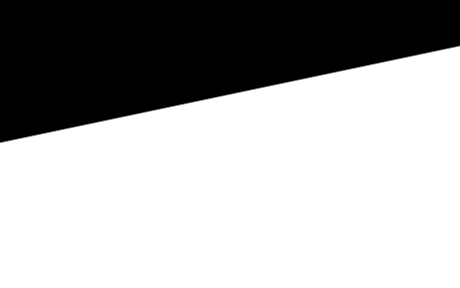
#> input picture assignment3/images/oneline.png, 460 x 288 px
$ python exercise3.py
#> lines starting #> are read from the running program, lines starting #| are printed output that depends on the picture; after the words box and inside, x2 and y2 are one past the last pixel; in counts of white or black regions, pixels touching at a corner belong together
from a3_utils import *
import numpy as np
import cv2
from matplotlib import pyplot as plt
import math


def gauss(sigma):
    gauss_kernel = []
    for x in range(math.floor(- 3 * sigma), math.ceil(3 * sigma) + 1):
        result_x = (1 / (math.sqrt(2 * math.pi) * sigma)) * \
            math.exp(-((x ** 2) / (2 * (sigma ** 2))))
        gauss_kernel.append(result_x)
    return np.array(gauss_kernel) / sum(gauss_kernel)

def gaussdx(sigma):
    gaussdx_kernel = []
    for x in range(math.floor(- 3 * sigma), math.ceil(3 * sigma) + 1):
        result_x = (-1 / (math.sqrt(2 * math.pi) * sigma ** 3)) * x * math.exp(-(x ** 2 / (2 * sigma ** 2)))
        gaussdx_kernel.append(result_x)
    return np.array(gaussdx_kernel) / sum(np.abs(gaussdx_kernel))

def compute_derivative(img, sigma):
    G=gauss(sigma).reshape(1,-1)
    GT=G.T
    G=np.flip(G)
    GT=np.flip(GT)

    D=gaussdx(sigma).reshape(1,-1)
    DT=D.T
    D=np.flip(D)
    DT=np.flip(DT)

    img_Gt = cv2.filter2D(img, -1, D)
    deriv_x = cv2.filter2D(img_Gt, -1, GT)
    img_G = cv2.filter2D(img, -1, G)
    deriv_y = cv2.filter2D(img_G, -1, DT)
    return deriv_x, deriv_y

def gradient_magnitude(img, sigma):
    Ix,Iy=compute_derivative(img,sigma)

    M=np.sqrt(Ix**2+Iy**2)

    angle=np.arctan2(Iy,Ix)

    return M,angle

def findedges(I, sigma, theta):
    I_mag, angle = gradient_magnitude(I, sigma)
    binary_matrix = np.zeros(I_mag.shape)
    binary_matrix[I_mag >= theta] = 1
    return binary_matrix


# [48 lines left out: function hysteresis, not called in this run]

# (a) Create an accumulator array defined by the resolution on ρ and θ values.
# Calculate the sinusoid that represents all the lines that pass through some nonzero point.
def compute_accumulator_array(point,size):
    accumulator=np.zeros((size,size))

    thetas = np.linspace(-np.pi / 2, np.pi , num=size)
    rhos = np.linspace(-size/2, size/2, num=size)

    for i,theta in enumerate(thetas):
        val = (point[0] * np.cos(theta)) + (point[1] * np.sin(theta))
        rho_bin = np.digitize(val, rhos)
        accumulator[rho_bin,i] += 1

    return accumulator

plt.subplot(2,2,1)
plt.imshow(compute_accumulator_array([10,10], 300))
plt.title('x = 10, y = 10')
plt.subplot(2,2,2)
plt.imshow(compute_accumulator_array([30,60], 300))
plt.title('x = 30, y = 60')
plt.subplot(2,2,3)
plt.imshow(compute_accumulator_array([50,20], 300))
plt.title('x = 50, y = 20')
plt.subplot(2,2,4)
plt.imshow(compute_accumulator_array([80,90], 300))
plt.title('x = 80, y = 90')
plt.show()
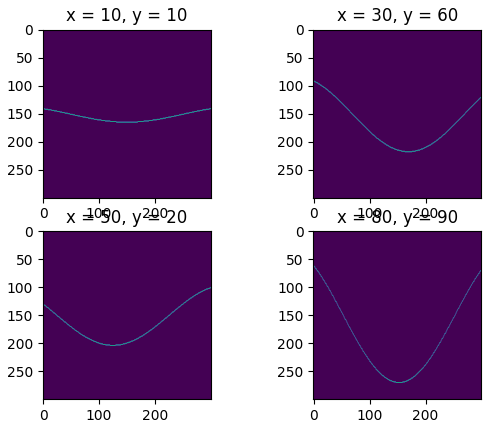
#> figure drawn by matplotlib, 4 panels

# (b) Implement the function hough_find_lines that accepts a binary image,
# the number of bins for θ and ρ (allow the possibility of them being different) and a threshold.

def hough_find_lines(I, size_thetas, size_rhos, threshold):
    A = np.zeros((size_rhos, size_thetas))
    D = np.sqrt(I.shape[0]**2 + I.shape[1]**2)
    thetas = np.linspace(-np.pi/2, np.pi/2, num=size_thetas)
    rhos = np.linspace(-D, D, num=size_rhos)
    for i in range(I.shape[0]):
        for j in range(I.shape[1]):
            if I[i,j] != 0:
                for k, theta in enumerate(thetas):
                    val = (j * np.cos(theta)) + (i * np.sin(theta))
                    rho_bin = np.digitize(val, rhos)
                    A[rho_bin,k] += 1
    return A

synthetic_img = np.zeros((100,100))
synthetic_img[10,10] = 1
synthetic_img[10,20] = 1

synthetic_img_acc = hough_find_lines(synthetic_img, 200, 200, 0)

oneline_img = cv2.imread("images/oneline.png", cv2.IMREAD_GRAYSCALE)
#> oneline_img is the input picture: shape (288, 460); min 0, max 255, mean 171.4
rectangle_img = cv2.imread("images/rectangle.png", cv2.IMREAD_GRAYSCALE)

oneline_edges = findedges(oneline_img/255, 1, 0.16)
#> in compute_derivative, `img_Gt = cv2.filter2D(img, -1, D)`:
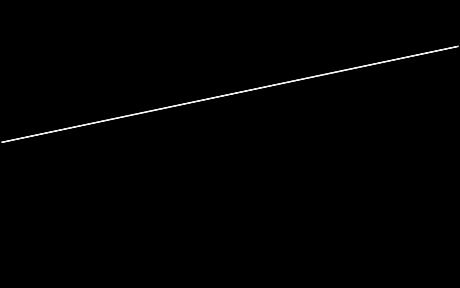
#> img_Gt: shape (288, 460) float64; min -3.12e-17, max 0.172, mean 0.000995; drawn with min black and max white
#> in gradient_magnitude, `angle=np.arctan2(Iy,Ix)`:
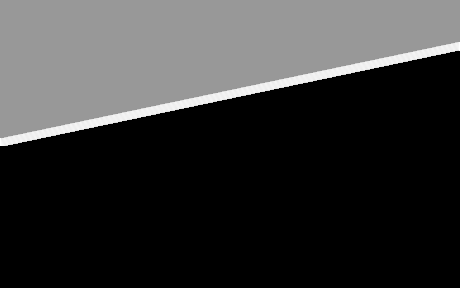
#> angle: shape (288, 460) float64; min -2.36, max 1.57, mean -1.51; drawn with min black and max white
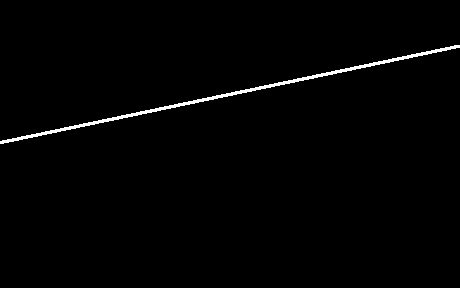
#> oneline_edges: shape (288, 460) float64; values 0 (black) and 1 (white), 1.2% white; 1 white region, box (x1, y1, x2, y2) and area: (0, 45, 460, 144) 1564
#> (the run stopped early here; a loop or call above may not have finished)
